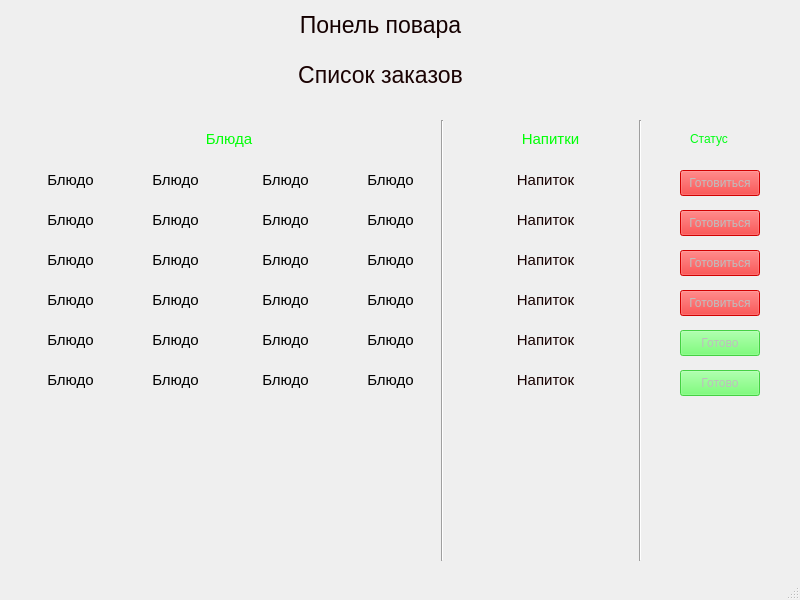
<?xml version="1.0" encoding="UTF-8"?>
<ui version="4.0">
 <class>MainWindow</class>
 <widget class="QMainWindow" name="MainWindow">
  <property name="geometry">
   <rect>
    <x>0</x>
    <y>0</y>
    <width>800</width>
    <height>600</height>
   </rect>
  </property>
  <property name="windowTitle">
   <string>MainWindow</string>
  </property>
  <widget class="QWidget" name="centralwidget">
   <widget class="QLabel" name="label_2">
    <property name="geometry">
     <rect>
      <x>690</x>
      <y>130</y>
      <width>71</width>
      <height>18</height>
     </rect>
    </property>
    <property name="text">
     <string>&lt;html&gt;&lt;head/&gt;&lt;body&gt;&lt;p&gt;&lt;span style=&quot; color:#00ff14;&quot;&gt;Статус&lt;/span&gt;&lt;/p&gt;&lt;/body&gt;&lt;/html&gt;</string>
    </property>
   </widget>
   <widget class="QLabel" name="label_3">
    <property name="enabled">
     <bool>false</bool>
    </property>
    <property name="geometry">
     <rect>
      <x>280</x>
      <y>50</y>
      <width>201</width>
      <height>51</height>
     </rect>
    </property>
    <property name="font">
     <font>
      <pointsize>17</pointsize>
     </font>
    </property>
    <property name="text">
     <string>&lt;html&gt;&lt;head/&gt;&lt;body&gt;&lt;p align=&quot;center&quot;&gt;&lt;span style=&quot; color:#1a0202;&quot;&gt;Список заказов&lt;/span&gt;&lt;/p&gt;&lt;/body&gt;&lt;/html&gt;</string>
    </property>
   </widget>
   <widget class="QLabel" name="Name_7">
    <property name="enabled">
     <bool>false</bool>
    </property>
    <property name="geometry">
     <rect>
      <x>20</x>
      <y>170</y>
      <width>101</width>
      <height>21</height>
     </rect>
    </property>
    <property name="font">
     <font>
      <pointsize>11</pointsize>
     </font>
    </property>
    <property name="text">
     <string>&lt;html&gt;&lt;head/&gt;&lt;body&gt;&lt;p align=&quot;center&quot;&gt;&lt;span style=&quot; color:#000000;&quot;&gt;Блюдо&lt;/span&gt;&lt;/p&gt;&lt;/body&gt;&lt;/html&gt;</string>
    </property>
   </widget>
   <widget class="QLabel" name="Name_4">
    <property name="enabled">
     <bool>false</bool>
    </property>
    <property name="geometry">
     <rect>
      <x>200</x>
      <y>130</y>
      <width>58</width>
      <height>18</height>
     </rect>
    </property>
    <property name="font">
     <font>
      <pointsize>11</pointsize>
     </font>
    </property>
    <property name="text">
     <string>&lt;html&gt;&lt;head/&gt;&lt;body&gt;&lt;p align=&quot;center&quot;&gt;&lt;span style=&quot; color:#00ff06;&quot;&gt;Блюда&lt;/span&gt;&lt;/p&gt;&lt;/body&gt;&lt;/html&gt;</string>
    </property>
   </widget>
   <widget class="QPushButton" name="pushButton">
    <property name="enabled">
     <bool>false</bool>
    </property>
    <property name="geometry">
     <rect>
      <x>680</x>
      <y>170</y>
      <width>80</width>
      <height>26</height>
     </rect>
    </property>
    <property name="styleSheet">
     <string notr="true">
background-color: rgb(255, 0, 0);</string>
    </property>
    <property name="text">
     <string>Готовиться</string>
    </property>
   </widget>
   <widget class="QLabel" name="Name_8">
    <property name="enabled">
     <bool>false</bool>
    </property>
    <property name="geometry">
     <rect>
      <x>120</x>
      <y>170</y>
      <width>111</width>
      <height>21</height>
     </rect>
    </property>
    <property name="font">
     <font>
      <pointsize>11</pointsize>
     </font>
    </property>
    <property name="text">
     <string>&lt;html&gt;&lt;head/&gt;&lt;body&gt;&lt;p align=&quot;center&quot;&gt;&lt;span style=&quot; color:#000000;&quot;&gt;Блюдо&lt;/span&gt;&lt;/p&gt;&lt;/body&gt;&lt;/html&gt;</string>
    </property>
   </widget>
   <widget class="QLabel" name="Name_9">
    <property name="enabled">
     <bool>false</bool>
    </property>
    <property name="geometry">
     <rect>
      <x>230</x>
      <y>170</y>
      <width>111</width>
      <height>21</height>
     </rect>
    </property>
    <property name="font">
     <font>
      <pointsize>11</pointsize>
     </font>
    </property>
    <property name="text">
     <string>&lt;html&gt;&lt;head/&gt;&lt;body&gt;&lt;p align=&quot;center&quot;&gt;&lt;span style=&quot; color:#000000;&quot;&gt;Блюдо&lt;/span&gt;&lt;/p&gt;&lt;/body&gt;&lt;/html&gt;</string>
    </property>
   </widget>
   <widget class="QLabel" name="Name_10">
    <property name="enabled">
     <bool>false</bool>
    </property>
    <property name="geometry">
     <rect>
      <x>340</x>
      <y>170</y>
      <width>101</width>
      <height>21</height>
     </rect>
    </property>
    <property name="font">
     <font>
      <pointsize>11</pointsize>
     </font>
    </property>
    <property name="text">
     <string>&lt;html&gt;&lt;head/&gt;&lt;body&gt;&lt;p align=&quot;center&quot;&gt;&lt;span style=&quot; color:#000000;&quot;&gt;Блюдо&lt;/span&gt;&lt;/p&gt;&lt;/body&gt;&lt;/html&gt;</string>
    </property>
   </widget>
   <widget class="Line" name="line">
    <property name="geometry">
     <rect>
      <x>432</x>
      <y>120</y>
      <width>21</width>
      <height>441</height>
     </rect>
    </property>
    <property name="orientation">
     <enum>Qt::Vertical</enum>
    </property>
   </widget>
   <widget class="QLabel" name="Name_5">
    <property name="enabled">
     <bool>false</bool>
    </property>
    <property name="geometry">
     <rect>
      <x>510</x>
      <y>130</y>
      <width>81</width>
      <height>18</height>
     </rect>
    </property>
    <property name="font">
     <font>
      <pointsize>11</pointsize>
     </font>
    </property>
    <property name="text">
     <string>&lt;html&gt;&lt;head/&gt;&lt;body&gt;&lt;p align=&quot;center&quot;&gt;&lt;span style=&quot; color:#00ff06;&quot;&gt;Напитки&lt;/span&gt;&lt;/p&gt;&lt;/body&gt;&lt;/html&gt;</string>
    </property>
   </widget>
   <widget class="QLabel" name="Name_11">
    <property name="enabled">
     <bool>false</bool>
    </property>
    <property name="geometry">
     <rect>
      <x>490</x>
      <y>170</y>
      <width>111</width>
      <height>21</height>
     </rect>
    </property>
    <property name="font">
     <font>
      <pointsize>11</pointsize>
     </font>
    </property>
    <property name="text">
     <string>&lt;html&gt;&lt;head/&gt;&lt;body&gt;&lt;p align=&quot;center&quot;&gt;&lt;span style=&quot; color:#170000;&quot;&gt;Напиток&lt;/span&gt;&lt;/p&gt;&lt;/body&gt;&lt;/html&gt;</string>
    </property>
   </widget>
   <widget class="QLabel" name="Name_12">
    <property name="enabled">
     <bool>false</bool>
    </property>
    <property name="geometry">
     <rect>
      <x>120</x>
      <y>210</y>
      <width>111</width>
      <height>21</height>
     </rect>
    </property>
    <property name="font">
     <font>
      <pointsize>11</pointsize>
     </font>
    </property>
    <property name="text">
     <string>&lt;html&gt;&lt;head/&gt;&lt;body&gt;&lt;p align=&quot;center&quot;&gt;&lt;span style=&quot; color:#000000;&quot;&gt;Блюдо&lt;/span&gt;&lt;/p&gt;&lt;/body&gt;&lt;/html&gt;</string>
    </property>
   </widget>
   <widget class="QLabel" name="Name_13">
    <property name="enabled">
     <bool>false</bool>
    </property>
    <property name="geometry">
     <rect>
      <x>230</x>
      <y>210</y>
      <width>111</width>
      <height>21</height>
     </rect>
    </property>
    <property name="font">
     <font>
      <pointsize>11</pointsize>
     </font>
    </property>
    <property name="text">
     <string>&lt;html&gt;&lt;head/&gt;&lt;body&gt;&lt;p align=&quot;center&quot;&gt;&lt;span style=&quot; color:#000000;&quot;&gt;Блюдо&lt;/span&gt;&lt;/p&gt;&lt;/body&gt;&lt;/html&gt;</string>
    </property>
   </widget>
   <widget class="QLabel" name="Name_14">
    <property name="enabled">
     <bool>false</bool>
    </property>
    <property name="geometry">
     <rect>
      <x>340</x>
      <y>210</y>
      <width>101</width>
      <height>21</height>
     </rect>
    </property>
    <property name="font">
     <font>
      <pointsize>11</pointsize>
     </font>
    </property>
    <property name="text">
     <string>&lt;html&gt;&lt;head/&gt;&lt;body&gt;&lt;p align=&quot;center&quot;&gt;&lt;span style=&quot; color:#000000;&quot;&gt;Блюдо&lt;/span&gt;&lt;/p&gt;&lt;/body&gt;&lt;/html&gt;</string>
    </property>
   </widget>
   <widget class="QLabel" name="Name_15">
    <property name="enabled">
     <bool>false</bool>
    </property>
    <property name="geometry">
     <rect>
      <x>20</x>
      <y>210</y>
      <width>101</width>
      <height>21</height>
     </rect>
    </property>
    <property name="font">
     <font>
      <pointsize>11</pointsize>
     </font>
    </property>
    <property name="text">
     <string>&lt;html&gt;&lt;head/&gt;&lt;body&gt;&lt;p align=&quot;center&quot;&gt;&lt;span style=&quot; color:#000000;&quot;&gt;Блюдо&lt;/span&gt;&lt;/p&gt;&lt;/body&gt;&lt;/html&gt;</string>
    </property>
   </widget>
   <widget class="QLabel" name="Name_16">
    <property name="enabled">
     <bool>false</bool>
    </property>
    <property name="geometry">
     <rect>
      <x>490</x>
      <y>210</y>
      <width>111</width>
      <height>21</height>
     </rect>
    </property>
    <property name="font">
     <font>
      <pointsize>11</pointsize>
     </font>
    </property>
    <property name="text">
     <string>&lt;html&gt;&lt;head/&gt;&lt;body&gt;&lt;p align=&quot;center&quot;&gt;&lt;span style=&quot; color:#170000;&quot;&gt;Напиток&lt;/span&gt;&lt;/p&gt;&lt;/body&gt;&lt;/html&gt;</string>
    </property>
   </widget>
   <widget class="QPushButton" name="pushButton_2">
    <property name="enabled">
     <bool>false</bool>
    </property>
    <property name="geometry">
     <rect>
      <x>680</x>
      <y>210</y>
      <width>80</width>
      <height>26</height>
     </rect>
    </property>
    <property name="styleSheet">
     <string notr="true">
background-color: rgb(255, 0, 0);</string>
    </property>
    <property name="text">
     <string>Готовиться</string>
    </property>
   </widget>
   <widget class="QLabel" name="Name_17">
    <property name="enabled">
     <bool>false</bool>
    </property>
    <property name="geometry">
     <rect>
      <x>120</x>
      <y>250</y>
      <width>111</width>
      <height>21</height>
     </rect>
    </property>
    <property name="font">
     <font>
      <pointsize>11</pointsize>
     </font>
    </property>
    <property name="text">
     <string>&lt;html&gt;&lt;head/&gt;&lt;body&gt;&lt;p align=&quot;center&quot;&gt;&lt;span style=&quot; color:#000000;&quot;&gt;Блюдо&lt;/span&gt;&lt;/p&gt;&lt;/body&gt;&lt;/html&gt;</string>
    </property>
   </widget>
   <widget class="QLabel" name="Name_18">
    <property name="enabled">
     <bool>false</bool>
    </property>
    <property name="geometry">
     <rect>
      <x>230</x>
      <y>250</y>
      <width>111</width>
      <height>21</height>
     </rect>
    </property>
    <property name="font">
     <font>
      <pointsize>11</pointsize>
     </font>
    </property>
    <property name="text">
     <string>&lt;html&gt;&lt;head/&gt;&lt;body&gt;&lt;p align=&quot;center&quot;&gt;&lt;span style=&quot; color:#000000;&quot;&gt;Блюдо&lt;/span&gt;&lt;/p&gt;&lt;/body&gt;&lt;/html&gt;</string>
    </property>
   </widget>
   <widget class="QLabel" name="Name_19">
    <property name="enabled">
     <bool>false</bool>
    </property>
    <property name="geometry">
     <rect>
      <x>340</x>
      <y>250</y>
      <width>101</width>
      <height>21</height>
     </rect>
    </property>
    <property name="font">
     <font>
      <pointsize>11</pointsize>
     </font>
    </property>
    <property name="text">
     <string>&lt;html&gt;&lt;head/&gt;&lt;body&gt;&lt;p align=&quot;center&quot;&gt;&lt;span style=&quot; color:#000000;&quot;&gt;Блюдо&lt;/span&gt;&lt;/p&gt;&lt;/body&gt;&lt;/html&gt;</string>
    </property>
   </widget>
   <widget class="QLabel" name="Name_20">
    <property name="enabled">
     <bool>false</bool>
    </property>
    <property name="geometry">
     <rect>
      <x>20</x>
      <y>250</y>
      <width>101</width>
      <height>21</height>
     </rect>
    </property>
    <property name="font">
     <font>
      <pointsize>11</pointsize>
     </font>
    </property>
    <property name="text">
     <string>&lt;html&gt;&lt;head/&gt;&lt;body&gt;&lt;p align=&quot;center&quot;&gt;&lt;span style=&quot; color:#000000;&quot;&gt;Блюдо&lt;/span&gt;&lt;/p&gt;&lt;/body&gt;&lt;/html&gt;</string>
    </property>
   </widget>
   <widget class="QLabel" name="Name_21">
    <property name="enabled">
     <bool>false</bool>
    </property>
    <property name="geometry">
     <rect>
      <x>490</x>
      <y>250</y>
      <width>111</width>
      <height>21</height>
     </rect>
    </property>
    <property name="font">
     <font>
      <pointsize>11</pointsize>
     </font>
    </property>
    <property name="text">
     <string>&lt;html&gt;&lt;head/&gt;&lt;body&gt;&lt;p align=&quot;center&quot;&gt;&lt;span style=&quot; color:#170000;&quot;&gt;Напиток&lt;/span&gt;&lt;/p&gt;&lt;/body&gt;&lt;/html&gt;</string>
    </property>
   </widget>
   <widget class="QPushButton" name="pushButton_3">
    <property name="enabled">
     <bool>false</bool>
    </property>
    <property name="geometry">
     <rect>
      <x>680</x>
      <y>250</y>
      <width>80</width>
      <height>26</height>
     </rect>
    </property>
    <property name="styleSheet">
     <string notr="true">
background-color: rgb(255, 0, 0);</string>
    </property>
    <property name="text">
     <string>Готовиться</string>
    </property>
   </widget>
   <widget class="QLabel" name="Name_22">
    <property name="enabled">
     <bool>false</bool>
    </property>
    <property name="geometry">
     <rect>
      <x>120</x>
      <y>290</y>
      <width>111</width>
      <height>21</height>
     </rect>
    </property>
    <property name="font">
     <font>
      <pointsize>11</pointsize>
     </font>
    </property>
    <property name="text">
     <string>&lt;html&gt;&lt;head/&gt;&lt;body&gt;&lt;p align=&quot;center&quot;&gt;&lt;span style=&quot; color:#000000;&quot;&gt;Блюдо&lt;/span&gt;&lt;/p&gt;&lt;/body&gt;&lt;/html&gt;</string>
    </property>
   </widget>
   <widget class="QLabel" name="Name_23">
    <property name="enabled">
     <bool>false</bool>
    </property>
    <property name="geometry">
     <rect>
      <x>230</x>
      <y>290</y>
      <width>111</width>
      <height>21</height>
     </rect>
    </property>
    <property name="font">
     <font>
      <pointsize>11</pointsize>
     </font>
    </property>
    <property name="text">
     <string>&lt;html&gt;&lt;head/&gt;&lt;body&gt;&lt;p align=&quot;center&quot;&gt;&lt;span style=&quot; color:#000000;&quot;&gt;Блюдо&lt;/span&gt;&lt;/p&gt;&lt;/body&gt;&lt;/html&gt;</string>
    </property>
   </widget>
   <widget class="QLabel" name="Name_24">
    <property name="enabled">
     <bool>false</bool>
    </property>
    <property name="geometry">
     <rect>
      <x>340</x>
      <y>290</y>
      <width>101</width>
      <height>21</height>
     </rect>
    </property>
    <property name="font">
     <font>
      <pointsize>11</pointsize>
     </font>
    </property>
    <property name="text">
     <string>&lt;html&gt;&lt;head/&gt;&lt;body&gt;&lt;p align=&quot;center&quot;&gt;&lt;span style=&quot; color:#000000;&quot;&gt;Блюдо&lt;/span&gt;&lt;/p&gt;&lt;/body&gt;&lt;/html&gt;</string>
    </property>
   </widget>
   <widget class="QLabel" name="Name_25">
    <property name="enabled">
     <bool>false</bool>
    </property>
    <property name="geometry">
     <rect>
      <x>20</x>
      <y>290</y>
      <width>101</width>
      <height>21</height>
     </rect>
    </property>
    <property name="font">
     <font>
      <pointsize>11</pointsize>
     </font>
    </property>
    <property name="text">
     <string>&lt;html&gt;&lt;head/&gt;&lt;body&gt;&lt;p align=&quot;center&quot;&gt;&lt;span style=&quot; color:#000000;&quot;&gt;Блюдо&lt;/span&gt;&lt;/p&gt;&lt;/body&gt;&lt;/html&gt;</string>
    </property>
   </widget>
   <widget class="QLabel" name="Name_26">
    <property name="enabled">
     <bool>false</bool>
    </property>
    <property name="geometry">
     <rect>
      <x>490</x>
      <y>290</y>
      <width>111</width>
      <height>21</height>
     </rect>
    </property>
    <property name="font">
     <font>
      <pointsize>11</pointsize>
     </font>
    </property>
    <property name="text">
     <string>&lt;html&gt;&lt;head/&gt;&lt;body&gt;&lt;p align=&quot;center&quot;&gt;&lt;span style=&quot; color:#170000;&quot;&gt;Напиток&lt;/span&gt;&lt;/p&gt;&lt;/body&gt;&lt;/html&gt;</string>
    </property>
   </widget>
   <widget class="QPushButton" name="pushButton_4">
    <property name="enabled">
     <bool>false</bool>
    </property>
    <property name="geometry">
     <rect>
      <x>680</x>
      <y>290</y>
      <width>80</width>
      <height>26</height>
     </rect>
    </property>
    <property name="styleSheet">
     <string notr="true">
background-color: rgb(255, 0, 0);</string>
    </property>
    <property name="text">
     <string>Готовиться</string>
    </property>
   </widget>
   <widget class="QLabel" name="Name_27">
    <property name="enabled">
     <bool>false</bool>
    </property>
    <property name="geometry">
     <rect>
      <x>120</x>
      <y>330</y>
      <width>111</width>
      <height>21</height>
     </rect>
    </property>
    <property name="font">
     <font>
      <pointsize>11</pointsize>
     </font>
    </property>
    <property name="text">
     <string>&lt;html&gt;&lt;head/&gt;&lt;body&gt;&lt;p align=&quot;center&quot;&gt;&lt;span style=&quot; color:#000000;&quot;&gt;Блюдо&lt;/span&gt;&lt;/p&gt;&lt;/body&gt;&lt;/html&gt;</string>
    </property>
   </widget>
   <widget class="QLabel" name="Name_28">
    <property name="enabled">
     <bool>false</bool>
    </property>
    <property name="geometry">
     <rect>
      <x>230</x>
      <y>330</y>
      <width>111</width>
      <height>21</height>
     </rect>
    </property>
    <property name="font">
     <font>
      <pointsize>11</pointsize>
     </font>
    </property>
    <property name="text">
     <string>&lt;html&gt;&lt;head/&gt;&lt;body&gt;&lt;p align=&quot;center&quot;&gt;&lt;span style=&quot; color:#000000;&quot;&gt;Блюдо&lt;/span&gt;&lt;/p&gt;&lt;/body&gt;&lt;/html&gt;</string>
    </property>
   </widget>
   <widget class="QLabel" name="Name_29">
    <property name="enabled">
     <bool>false</bool>
    </property>
    <property name="geometry">
     <rect>
      <x>340</x>
      <y>330</y>
      <width>101</width>
      <height>21</height>
     </rect>
    </property>
    <property name="font">
     <font>
      <pointsize>11</pointsize>
     </font>
    </property>
    <property name="text">
     <string>&lt;html&gt;&lt;head/&gt;&lt;body&gt;&lt;p align=&quot;center&quot;&gt;&lt;span style=&quot; color:#000000;&quot;&gt;Блюдо&lt;/span&gt;&lt;/p&gt;&lt;/body&gt;&lt;/html&gt;</string>
    </property>
   </widget>
   <widget class="QLabel" name="Name_30">
    <property name="enabled">
     <bool>false</bool>
    </property>
    <property name="geometry">
     <rect>
      <x>20</x>
      <y>330</y>
      <width>101</width>
      <height>21</height>
     </rect>
    </property>
    <property name="font">
     <font>
      <pointsize>11</pointsize>
     </font>
    </property>
    <property name="text">
     <string>&lt;html&gt;&lt;head/&gt;&lt;body&gt;&lt;p align=&quot;center&quot;&gt;&lt;span style=&quot; color:#000000;&quot;&gt;Блюдо&lt;/span&gt;&lt;/p&gt;&lt;/body&gt;&lt;/html&gt;</string>
    </property>
   </widget>
   <widget class="QLabel" name="Name_31">
    <property name="enabled">
     <bool>false</bool>
    </property>
    <property name="geometry">
     <rect>
      <x>490</x>
      <y>330</y>
      <width>111</width>
      <height>21</height>
     </rect>
    </property>
    <property name="font">
     <font>
      <pointsize>11</pointsize>
     </font>
    </property>
    <property name="text">
     <string>&lt;html&gt;&lt;head/&gt;&lt;body&gt;&lt;p align=&quot;center&quot;&gt;&lt;span style=&quot; color:#170000;&quot;&gt;Напиток&lt;/span&gt;&lt;/p&gt;&lt;/body&gt;&lt;/html&gt;</string>
    </property>
   </widget>
   <widget class="QPushButton" name="pushButton_5">
    <property name="enabled">
     <bool>false</bool>
    </property>
    <property name="geometry">
     <rect>
      <x>680</x>
      <y>330</y>
      <width>80</width>
      <height>26</height>
     </rect>
    </property>
    <property name="styleSheet">
     <string notr="true">background-color: rgb(83, 255, 81);</string>
    </property>
    <property name="text">
     <string>Готово</string>
    </property>
   </widget>
   <widget class="QLabel" name="Name_32">
    <property name="enabled">
     <bool>false</bool>
    </property>
    <property name="geometry">
     <rect>
      <x>230</x>
      <y>370</y>
      <width>111</width>
      <height>21</height>
     </rect>
    </property>
    <property name="font">
     <font>
      <pointsize>11</pointsize>
     </font>
    </property>
    <property name="text">
     <string>&lt;html&gt;&lt;head/&gt;&lt;body&gt;&lt;p align=&quot;center&quot;&gt;&lt;span style=&quot; color:#000000;&quot;&gt;Блюдо&lt;/span&gt;&lt;/p&gt;&lt;/body&gt;&lt;/html&gt;</string>
    </property>
   </widget>
   <widget class="QLabel" name="Name_33">
    <property name="enabled">
     <bool>false</bool>
    </property>
    <property name="geometry">
     <rect>
      <x>120</x>
      <y>370</y>
      <width>111</width>
      <height>21</height>
     </rect>
    </property>
    <property name="font">
     <font>
      <pointsize>11</pointsize>
     </font>
    </property>
    <property name="text">
     <string>&lt;html&gt;&lt;head/&gt;&lt;body&gt;&lt;p align=&quot;center&quot;&gt;&lt;span style=&quot; color:#000000;&quot;&gt;Блюдо&lt;/span&gt;&lt;/p&gt;&lt;/body&gt;&lt;/html&gt;</string>
    </property>
   </widget>
   <widget class="QLabel" name="Name_34">
    <property name="enabled">
     <bool>false</bool>
    </property>
    <property name="geometry">
     <rect>
      <x>340</x>
      <y>370</y>
      <width>101</width>
      <height>21</height>
     </rect>
    </property>
    <property name="font">
     <font>
      <pointsize>11</pointsize>
     </font>
    </property>
    <property name="text">
     <string>&lt;html&gt;&lt;head/&gt;&lt;body&gt;&lt;p align=&quot;center&quot;&gt;&lt;span style=&quot; color:#000000;&quot;&gt;Блюдо&lt;/span&gt;&lt;/p&gt;&lt;/body&gt;&lt;/html&gt;</string>
    </property>
   </widget>
   <widget class="QLabel" name="Name_35">
    <property name="enabled">
     <bool>false</bool>
    </property>
    <property name="geometry">
     <rect>
      <x>490</x>
      <y>370</y>
      <width>111</width>
      <height>21</height>
     </rect>
    </property>
    <property name="font">
     <font>
      <pointsize>11</pointsize>
     </font>
    </property>
    <property name="text">
     <string>&lt;html&gt;&lt;head/&gt;&lt;body&gt;&lt;p align=&quot;center&quot;&gt;&lt;span style=&quot; color:#170000;&quot;&gt;Напиток&lt;/span&gt;&lt;/p&gt;&lt;/body&gt;&lt;/html&gt;</string>
    </property>
   </widget>
   <widget class="QLabel" name="Name_36">
    <property name="enabled">
     <bool>false</bool>
    </property>
    <property name="geometry">
     <rect>
      <x>20</x>
      <y>370</y>
      <width>101</width>
      <height>21</height>
     </rect>
    </property>
    <property name="font">
     <font>
      <pointsize>11</pointsize>
     </font>
    </property>
    <property name="text">
     <string>&lt;html&gt;&lt;head/&gt;&lt;body&gt;&lt;p align=&quot;center&quot;&gt;&lt;span style=&quot; color:#000000;&quot;&gt;Блюдо&lt;/span&gt;&lt;/p&gt;&lt;/body&gt;&lt;/html&gt;</string>
    </property>
   </widget>
   <widget class="QPushButton" name="pushButton_6">
    <property name="enabled">
     <bool>false</bool>
    </property>
    <property name="geometry">
     <rect>
      <x>680</x>
      <y>370</y>
      <width>80</width>
      <height>26</height>
     </rect>
    </property>
    <property name="styleSheet">
     <string notr="true">background-color: rgb(83, 255, 81);</string>
    </property>
    <property name="text">
     <string>Готово</string>
    </property>
   </widget>
   <widget class="Line" name="line_2">
    <property name="geometry">
     <rect>
      <x>630</x>
      <y>120</y>
      <width>21</width>
      <height>441</height>
     </rect>
    </property>
    <property name="orientation">
     <enum>Qt::Vertical</enum>
    </property>
   </widget>
   <widget class="QLabel" name="label_4">
    <property name="enabled">
     <bool>false</bool>
    </property>
    <property name="geometry">
     <rect>
      <x>280</x>
      <y>0</y>
      <width>201</width>
      <height>51</height>
     </rect>
    </property>
    <property name="font">
     <font>
      <pointsize>17</pointsize>
     </font>
    </property>
    <property name="text">
     <string>&lt;html&gt;&lt;head/&gt;&lt;body&gt;&lt;p align=&quot;center&quot;&gt;&lt;span style=&quot; color:#140000;&quot;&gt;Понель повара&lt;/span&gt;&lt;/p&gt;&lt;/body&gt;&lt;/html&gt;</string>
    </property>
   </widget>
  </widget>
  <widget class="QMenuBar" name="menubar">
   <property name="geometry">
    <rect>
     <x>0</x>
     <y>0</y>
     <width>800</width>
     <height>23</height>
    </rect>
   </property>
  </widget>
  <widget class="QStatusBar" name="statusbar"/>
 </widget>
 <resources/>
 <connections/>
</ui>
